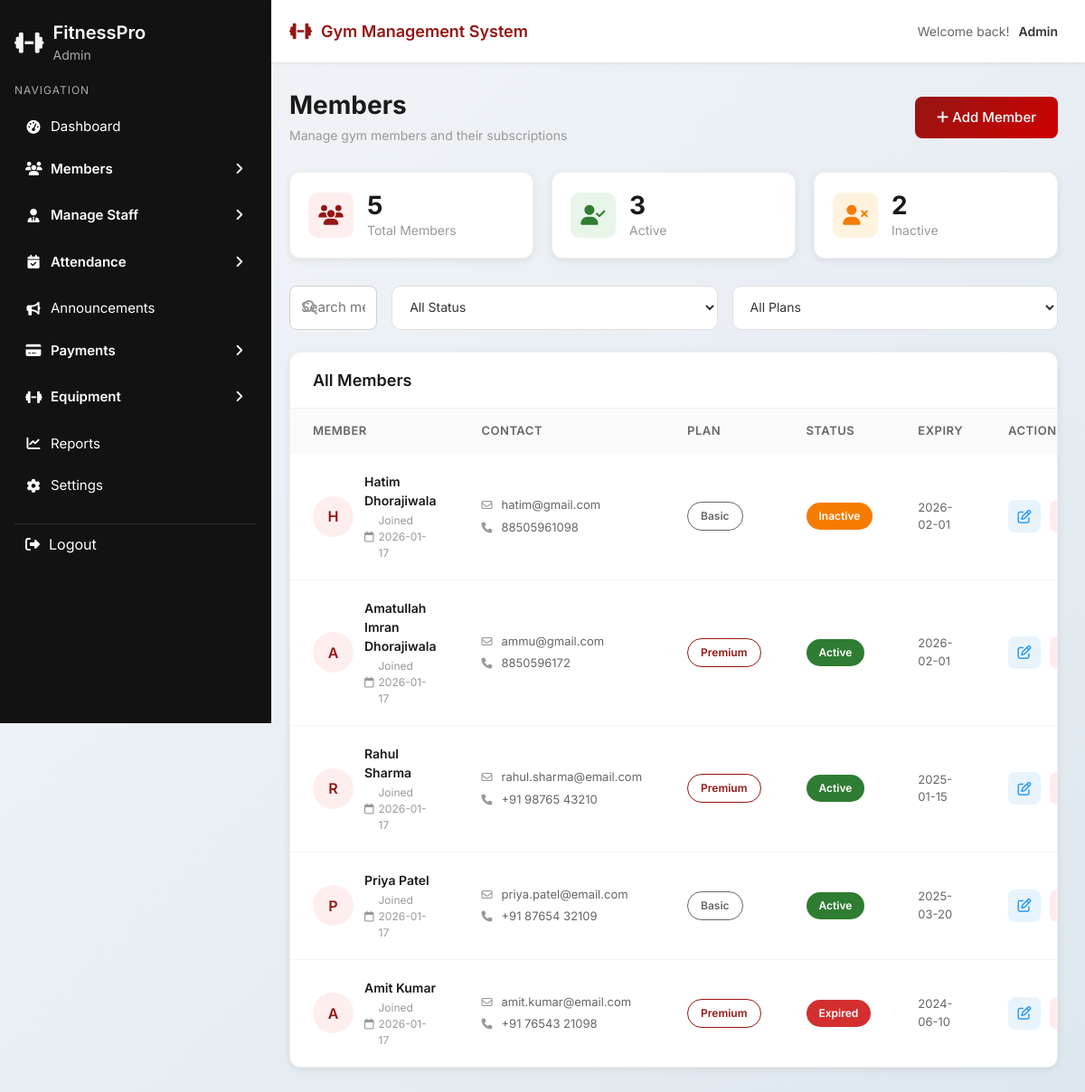
The page /modules/members.php (signed in) on the database its author committed.
### tables this page shows
CREATE TABLE `members` (
  `id` int(11) NOT NULL,
  `full_name` varchar(100) NOT NULL,
  `email` varchar(100) NOT NULL,
  `phone` varchar(20) NOT NULL,
  `dob` date NOT NULL,
  `gender` enum('Male','Female','Other') NOT NULL,
  `address` text NOT NULL,
  `membership_type` varchar(50) NOT NULL,
  `start_date` date NOT NULL,
  `end_date` date NOT NULL,
  `duration` varchar(20) NOT NULL,
  `membership_status` enum('Active','Inactive','Expired') DEFAULT 'Active',
  `fitness_level` enum('Beginner','Medium','Advanced') DEFAULT 'Beginner',
  `created_at` timestamp NOT NULL DEFAULT current_timestamp(),
  `updated_at` timestamp NOT NULL DEFAULT current_timestamp() ON UPDATE current_timestamp()
);

### modules/members.php (the view, shortened to what this page needs)
<?php
require_once '../dbcon.php';
$sql = "SELECT * FROM members ORDER BY created_at DESC";
$result = mysqli_query($conn, $sql);
$members = [];
if (mysqli_num_rows($result) > 0) {
    while($row = mysqli_fetch_assoc($result)) {
        $members[] = $row;
    }
}
$total_members = count($members);
$active_members = 0;
$inactive_members = 0;
foreach ($members as $member) {
    if ($member['membership_status'] === 'Active') {
        $active_members++;
    } else {
        $inactive_members++;
    }
}
?>
<!DOCTYPE html>
<!DOCTYPE html>
<html lang="en">
<head>
  <link href="https://cdn.jsdelivr.net/npm/bootstrap@5.3.2/dist/css/bootstrap.min.css" rel="stylesheet">
  <link rel="stylesheet" href="https://cdnjs.cloudflare.com/ajax/libs/font-awesome/6.5.1/css/all.min.css">
  <link rel="stylesheet" href="../css/sidebar.css">
  <link rel="stylesheet" href="../css/common.css">
</head>
<body>
<?php include '../layout/header.php'; ?>
<?php include '../layout/sidebar.php'; ?>
<div class="main-wrapper">
  <div class="main-content">
    <div class="page-header">
      <div class="d-flex justify-content-between align-items-center">
        <div>
          <h1 class="page-title">Members</h1>
          <p class="page-subtitle">Manage gym members and their subscriptions</p>
        </div>
        <a href="member-entry.php" class="btn app-btn-primary">
          <i class="fa-solid fa-plus"></i> Add Member
        </a>
      </div>
    </div>
    <div class="stats-grid">
      <div class="stat-card">
        <div class="stat-icon total">
          <i class="fa-solid fa-users"></i>
        </div>
        <div class="stat-info">
          <h3><?= $total_members ?></h3>
          <p>Total Members</p>
        </div>
      </div>
      <div class="stat-card">
        <div class="stat-icon active">
          <i class="fa-solid fa-user-check"></i>
        </div>
        <div class="stat-info">
          <h3><?= $active_members ?></h3>
          <p>Active</p>
        </div>
      </div>
      <div class="stat-card">
        <div class="stat-icon inactive">
          <i class="fa-solid fa-user-xmark"></i>
        </div>
        <div class="stat-info">
          <h3><?= $inactive_members ?></h3>
          <p>Inactive</p>
        </div>
      </div>
    </div>
    <div class="d-flex gap-3 mb-4">
      <div class="search-box flex-grow-1">
        <i class="fa-solid fa-magnifying-glass"></i>
        <input type="text" id="searchInput" placeholder="Search members by name, email or phone...">
      </div>
      <select class="filter-select" id="statusFilter">
        <option value="">All Status</option>
      </select>
      <select class="filter-select" id="planFilter">
        <option value="">All Plans</option>
      </select>
    </div>
    <div class="members-table-container">
      <div class="table-header">
        <h3>All Members</h3>
      </div>
      <table class="members-table">
        <thead>
          <tr>
            <th>Member</th>
            <th>Contact</th>
            <th>Plan</th>
            <th>Status</th>
            <th>Expiry</th>
            <th>Actions</th>
          </tr>
        </thead>
        <tbody id="membersTableBody">
          <?php if (count($members) > 0): ?>
            <?php foreach ($members as $member):
              $initial = strtoupper(substr($member['full_name'], 0, 1));
              $plan_type = explode(' - ', $member['membership_type'])[0];
            ?>
            <tr data-member-id="<?= $member['id'] ?>"
                data-status="<?= strtolower($member['membership_status']) ?>"
                data-plan="<?= strtolower($plan_type) ?>">
              <td>
                <div class="member-cell">
                  <div class="member-avatar"><?= $initial ?></div>
                  <div class="member-info">
                    <span class="name"><?= htmlspecialchars($member['full_name']) ?></span>
                    <span class="joined">
                      <i class="fa-regular fa-calendar"></i>
                      Joined <?= date('Y-m-d', strtotime($member['created_at'])) ?>
                    </span>
                  </div>
                </div>
              </td>
              <td>
                <div class="contact-cell">
                  <div class="email">
                    <i class="fa-regular fa-envelope"></i>
                    <?= htmlspecialchars($member['email']) ?>
                  </div>
                  <div class="phone">
                    <i class="fa-solid fa-phone"></i>
                    <?= htmlspecialchars($member['phone']) ?>
                  </div>
                </div>
              </td>
              <td>
                <span class="plan-badge <?= strtolower($plan_type) ?>">
                  <?= htmlspecialchars($plan_type) ?>
                </span>
              </td>
              <td>
                <span class="status-badge <?= strtolower($member['membership_status']) ?>">
                  <?= htmlspecialchars($member['membership_status']) ?>
                </span>
              </td>
              <td>
                <div class="expiry-date">
                  <?= date('Y-m-d', strtotime($member['end_date'])) ?>
                </div>
              </td>
              <td>
                <div class="action-buttons">
                  <button class="btn-action edit" onclick='openEditModal(<?= json_encode($member) ?>)' title="Edit Member">
                    <i class="fa-regular fa-pen-to-square"></i>
                  </button>
                  <button class="btn-action delete" onclick="deleteMember(<?= $member['id'] ?>, '<?= htmlspecialchars($member['full_name']) ?>')" title="Delete Member">
                  </button>
                </div>
              </td>
            </tr>
            <?php endforeach; ?>
          <?php else: ?>
            <tr>
              <td colspan="6" class="text-center">No members found. <a href="member-entry.php">Add your first member</a></td>
            </tr>
          <?php endif; ?>
        </tbody>
      </table>
    </div>
  </div>
</div>
</body>
</html>

### css/sidebar.css (style rules this page uses)
:root { --sidebar-bg: #121212; --hover-bg: #1e1e1e; --active-color: #941614; --text-light: #ffffff; }

### layout/header.php (style rules this page uses)
.main-wrapper { margin-top: 70px !important; }

### rows shown on the page
members: full_name "H", full_name "Hatim Dhorajiwala", created_at "2026-01-17", email "hatim@gmail.com", phone "88505961098", membership_type "Basic", membership_status "Inactive", end_date "2026-02-01"
members: full_name "A", full_name "Amatullah Imran Dhorajiwala", created_at "2026-01-17", email "ammu@gmail.com", phone "8850596172", membership_type "Premium", membership_status "Active", end_date "2026-02-01"
members: full_name "R", full_name "Rahul Sharma", created_at "2026-01-17", email "rahul.sharma@email.com", phone "+91 98765 43210", membership_type "Premium", membership_status "Active", end_date "2025-01-15"
members: full_name "P", full_name "Priya Patel", created_at "2026-01-17", email "priya.patel@email.com", phone "+91 87654 32109", membership_type "Basic", membership_status "Active", end_date "2025-03-20"
members: full_name "A", full_name "Amit Kumar", created_at "2026-01-17", email "amit.kumar@email.com", phone "+91 76543 21098", membership_type "Premium", membership_status "Expired", end_date "2024-06-10"

### other values the page prints
$_SESSION['role'] "Admin"
$user_role "Admin"
$total_members "5"
$active_members "3"
$inactive_members "2"
